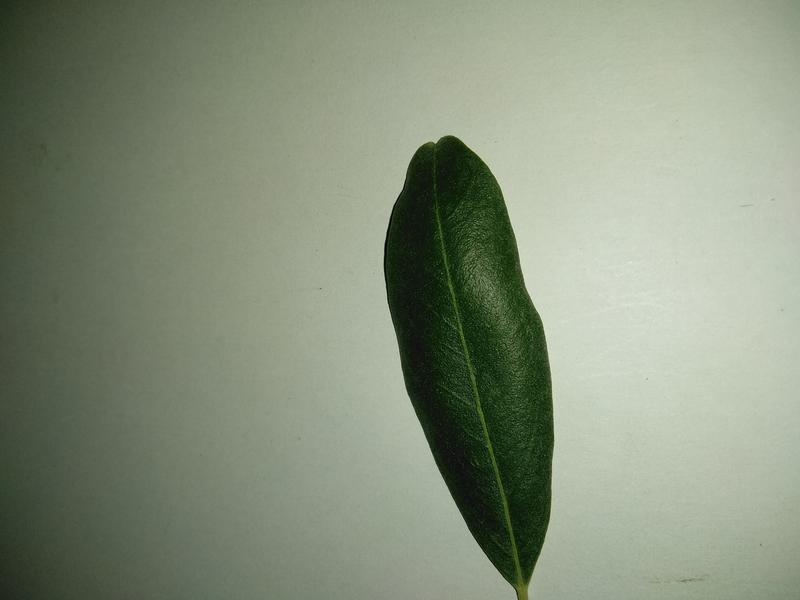
#> input picture dataset/healthy/A593.jpg, 800 x 600 px, found by its file name; its folder holds 4 pictures in this run
$ jupyter execute --allow-errors '4. EDA.ipynb'
#> lines starting #> are read from the running program, lines starting #| are printed output that depends on the picture; after the words box and inside, x2 and y2 are one past the last pixel; in counts of white or black regions, pixels touching at a corner belong together; pictures that were not available may be replaced by others from this repository, and a replacement may not be noted
<hr>

 *PART II: Data Analysis*

<a id='eda'></a>
# Exploratory Data Analysis

In this phase we will be exploring the image dataset in depth words words
In the Exploratory Data Analysis (EDA) phase of this project, a key focus is to examine the dataset in depth for any potential biases that could mistakenly be interpreted as distinguishing features by the machine learning models later on. This includes the orientation of the leaves as well as the color composition of the backround which makes up the majority of the pixels in any given image.

**Objectives:**

- Explore the dataset
- Analyze color composition
-

### Import Libraries

[cell 1]
## IMPORT LIBRARIES ##

import numpy as np #numpy for

import pandas as pd # pandas

from matplotlib import pyplot as plt # matplot library
import seaborn as sns

[cell 2]
## IMPORT LIBRARIES ##

import os
from matplotlib import image as mpimg
from random import randint
from PIL import Image
from skimage import io, img_as_float, img_as_ubyte
from skimage.io import imread, imshow
import cv2
from glob import glob
from sklearn.decomposition import PCA
import warnings
warnings.filterwarnings('ignore')

##########

### Load the Dataset

[cell 3]
## Load the image directories ##

dir = '/Users/raghadibrahim/Desktop/Olive-Tree-Disease-Detection/dataset' # paste your folder directory

# returns a list containing the names of the images in the `healthy` folder
training_healthy_data= os.listdir(dir + '/training/healthy') # training dataset
testing_healthy_data = os.listdir(dir + '/training/healthy') # testing dataset

# returns a list containing the names of the images in the `aculus olearius` folder
training_aculus_data= os.listdir(dir + '/training/aculus_olearius') # training dataset
testing_aculus_data = os.listdir(dir + '/training/aculus_olearius') # testing dataset

# returns a list containing the names of the images in the `peacock spot` folder
training_peacock_data= os.listdir(dir + '/training/peacock_spot') # training dataset
testing_peacock_data = os.listdir(dir + '/training/peacock_spot/') # testing dataset

#all_data = [healthy_data, aculus_olearius_data, peacock_disease_data]

### Setup Dictionaries

[cell 4]
training_dir = {
    'Healthy Leaves': os.path.join(dir, 'training/healthy'), # Path to the directory containing the Healthy Leaves dataset
    'Aculus Olearius Leaves': os.path.join(dir, 'training/aculus_olearius'), # Path to the directory containing images with Aculus Olearius Leaves
    'Peacock Spot Leaves': os.path.join(dir, 'training/peacock_spot') # Path to the directory containing images with Peacock Spot Leaves
}

testing_dir = {
    'Healthy Leaves': os.path.join(dir, 'testing/healthy'), # Path to the directory containing the Healthy Leaves dataset
    'Aculus Olearius Leaves': os.path.join(dir, 'testing/aculus_olearius'), # Path to the directory containing images with Aculus Olearius Leaves
    'Peacock Spot Leaves': os.path.join(dir, 'testing/peacock_spot') # Path to the directory containing images with Peacock Spot Leaves
}

training_data = {
    'Healthy Leaves': training_healthy_data, # Path to the directory containing the Healthy Leaves dataset
    'Aculus Olearius Leaves': training_aculus_data, # Path to the directory containing images with Aculus Olearius Leaves
    'Peacock Disease Leaves': training_peacock_data # Path to the directory containing images with Peacock Spot Leaves
}

testing_data = {
    'Healthy Leaves': testing_healthy_data, # Path to the directory containing the Healthy Leaves dataset
    'Aculus Olearius Leaves': testing_aculus_data, # Path to the directory containing images with Aculus Olearius Leaves
    'Peacock Disease Leaves': testing_peacock_data # Path to the directory containing images with Peacock Spot Leaves
}

##########

Now that the dataset has been successfully loaded from the corresponding directories, we can proceed with the preprocessing stage.
<br><br>

---

<a id='4.1'></a>
## Orientation

(fix the words words) A notable concern is the orientation of the olive leaves within the images, which can be mistakenly extracted as a feature by the predictive models later on. To eliminate any potential bias that could impact the model's ability to generalize, it is imperative to ensure that the dataset displayed a sufficient variation in leaf orientation.

To mitigate this risk, we must carefully inspect and ensure similar variation in the leaf orientation across the three classes. The method chosen to do this is by finding the slope of a leaf within an image, which involves a lengthy process summarized below:

> **Steps to Compute the Variation in Leaf Orientation**
>
>> **STEP 1:**
>> Flatten an image
>>
>> **STEP 2:** Apply KMeans to segment an image into two clusters: the leaf and the background
>>
>> **STEP 3:** Crop the image down to show just the leaf
>>
>> **STEP 4:** Find the slope
>>
>> **STEP 5:** Plot a line with the found slope on the same plot as the image
>>

First I will illustrate the process by doing it on a single image from the dataset and then I will apply the process on the entire dataset by iterating across the classes.

### On a sample

First, we will be using `mpimg.imread()` to read and display the image as well as its shape

#> (a cell that did not finish here is left out)

Let's display it before proceeding with the outlined process above:

[cell 6]
plt.figure() # Create a new figure for displaying the image
#> (the rest of this cell did not finish here and is left out)

**STEP 1: Flatten the image.**

Before running the K-Means mode, we must reshape the image from its current dimensions $600*800*3$ into a 2D array where each row represents a pixel and the colums represent the RGB channels. Since we have $600*800$ pixels, we expect to see $480000$ pixels as our row value and $3$ for our column value representing the three color channels.

#> (a cell that did not finish here is left out)

#> (a cell that did not finish here is left out)

#> (a cell that did not finish here is left out)

now we can run the KMeans model to segment the image.

**STEP 2: Segment the image into two clusters to identify each of the backround and the leaf respectively by running a K-Means Model.**

Now we can start the process of applying the K-Means clustering algorithm to an image for segmentation, aiming to differentiate between two primary features or segments within the image. This line trains the KMeans model using the RGB values of every pixel in the image. The model will then create two clusters to distinguish between the two primary colors/clusters in the image.
For this we will be using the `KMeans` library from `sklearn.cluster` which we will import below:

[cell 10]
## importing libraries ##

from sklearn.cluster import KMeans

[cell 11]
## Instantiate the K-MEANS Model ##

kmeans = KMeans(n_clusters=2, random_state=123) # 2 clusters to segment the image into leaf and background
#> (the rest of this cell did not finish here and is left out)

**STEP 3: Crop the image down to the leaf's indices.**

#> (a cell that did not finish here is left out)

#> (a cell that did not finish here is left out)

now lets compute the slope.

**STEP 4: Compute slope**

#> (a cell that did not finish here is left out)

**STEP 5: Plot a line with the found slope on the same plot as the image**

Now that we've managed to compute the slope of the leaf's orientation, we can use it to plot a line over the image to ensure that it does indeed match the leaf

#> (a cell that did not finish here is left out)

We can now proceed with building a function that we can use to iterate through the images and find the associated slope or orientation of the leaf.

### On the dataset

First we need to find the slopes for all the images in every class. To do this, we will define a slope function `get_slope( )` that takes in an image and outputs the slope:

#### Defining a function

[cell 16]
# Define the Function #
def get_slope(img):
    '''
    Takes in an RGB image array and returns the slope of the leaf's orientation in the image.

    Parameters:
    img (numpy.ndarray): The input image array in RGB format.

    Returns:
    float: The calculated slope of the leaf's orientation.
    '''

    # Flatten the image for KMeans
    flat_img = img.reshape(-1, 3)

    # Apply KMeans to segment the image
    kmeans = KMeans(n_clusters=2, random_state=123)
    kmeans.fit(flat_img)
    labels = kmeans.predict(flat_img)

    # Ensure the majority class is considered as the leaf
    if labels.sum() > (1-labels).sum():
        labels = 1 - labels

    # Reshape labels back to the original image shape
    label_img = labels.reshape(600,800)
    label_sum_row = label_img.sum(axis=1)
    label_sum_col = label_img.sum(axis=0)

    # Calculate first and last indices for rows and columns where the leaf is present
    first_row_index = np.argmax((label_sum_row) > 10)
    last_row_index = 600 - np.argmax(((label_sum_row) > 10)[::-1])
    first_col_index = np.argmax((label_sum_col) > 10)
    last_col_index = 800 - np.argmax(((label_sum_col) > 10)[::-1])

    # Calculate the slope
    slope = (last_row_index - first_row_index)/(last_col_index - first_col_index)

    return slope

Let's test it on a few images:

#> (a cell that did not finish here is left out)

#### Plot slope histograms

And now we can use this function to iterate over the images in the heathy directory and store all the slopes in a list that we can later plot in a histogram. NOTE THIS WILL TAKE OVER AN HOUR TO RUN. Wash the dishes in the meantime.

[cell 18]
## Find slope of leaf's orientaton for healthy leaves ##

# empty list
healthy_slopes = []

# for loop to iterate through images in healthy directory
for i in training_healthy_data:

    total = len(training_healthy_data) # total number of images is the length of the list of file names
    current = training_healthy_data.index(i) # the index of the current image the loop is on

    # progress bar
    print("On image ", current, ' from ', total, ' images.', end="\r", flush= True)

    # reading the image
    try:
        image = mpimg.imread(dir + '/training/healthy/' + i)
#> image is the input picture: shape (600, 800, 3); mean R, G, B 134.2, 144.1, 123.8
    except:
        continue


    slope = get_slope(image) # use the `get_slope` function to find teh slope
#> in get_slope, `label_img = labels.reshape(600,800)`:
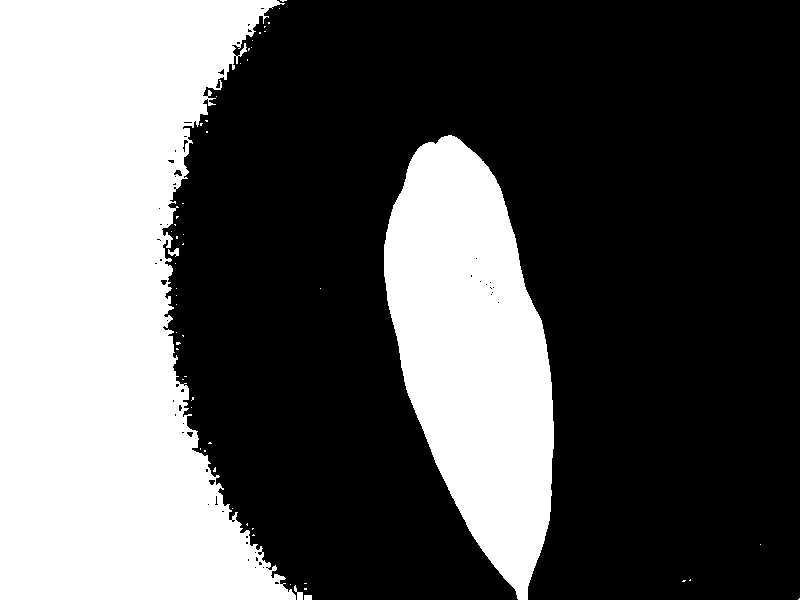
#> label_img: shape (600, 800) int32; values 0 (black) and 1 (white), 36.3% white; 55 white regions (50 under 20 px), largest, box (x1, y1, x2, y2) and area: (0, 0, 296, 600) 123400, (384, 135, 554, 600) 50277, (294, 585, 303, 600) 64, (168, 248, 179, 257) 57, (304, 595, 312, 600) 40
#> in get_slope, `label_sum_row = label_img.sum(axis=1)`: label_sum_row = 600 values, max 335 at index 388, min 185 at index 127, mean 290
#> in get_slope, `label_sum_col = label_img.sum(axis=0)`: label_sum_col = 800 values, max 600 at index 0, min 0 at index 303, mean 217.5
#> in get_slope, `first_row_index = np.argmax((label_sum_row) > 10)`: first_row_index = 0
#> in get_slope, `last_row_index = 600 - np.argmax(((label_sum_row) > 10)[::-1])`: last_row_index = 600
#> in get_slope, `first_col_index = np.argmax((label_sum_col) > 10)`: first_col_index = 0
#> in get_slope, `last_col_index = 800 - np.argmax(((label_sum_col) > 10)[::-1])`: last_col_index = 554
#> in get_slope, `slope = (last_row_index - first_row_index)/(last_col_index - first_col..`: slope = 1.08
#> slope = 1.08
    healthy_slopes.append(slope) # store slopes in a list
#> pass 2 of the loop `for i in training_healthy_data:`:
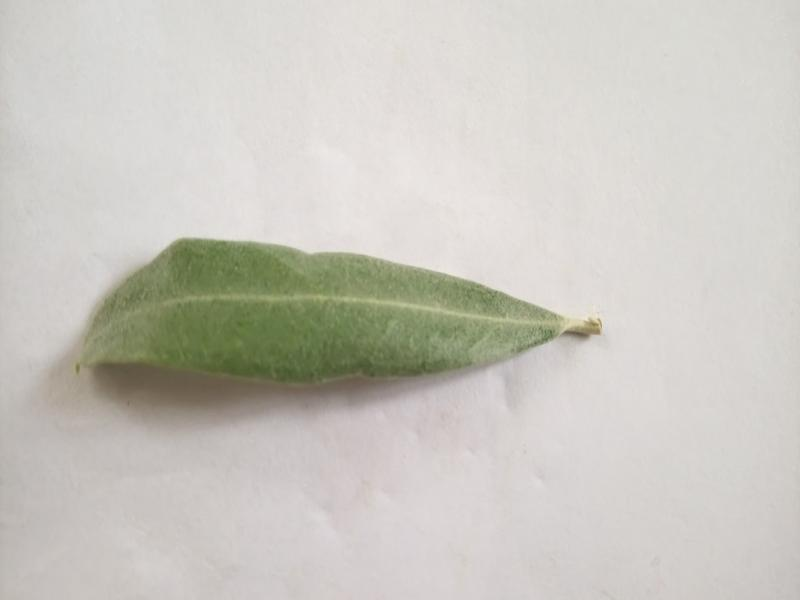
#> input picture dataset/healthy/A657.JPG, 800 x 600 px, found by its file name
#> image is the input picture: shape (600, 800, 3); mean R, G, B 202.2, 199.8, 192.4
#> in get_slope (call 2), `label_img = labels.reshape(600,800)`:
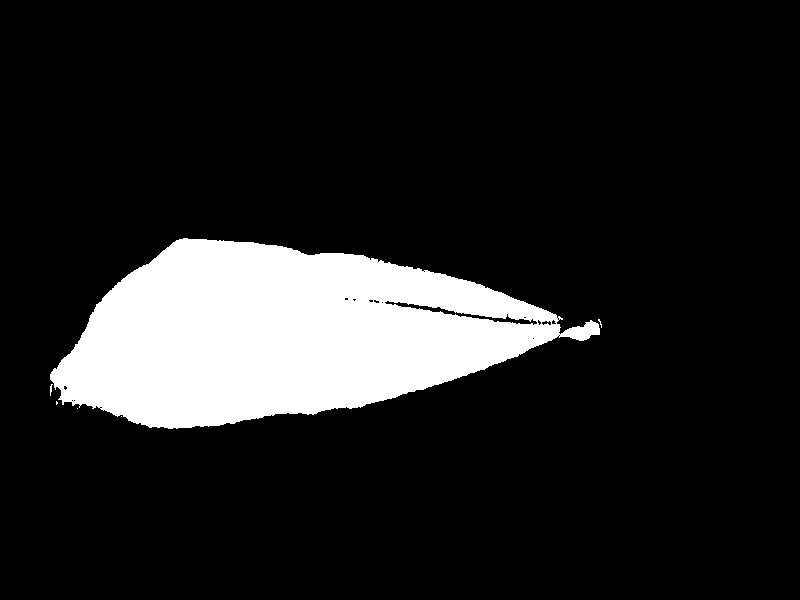
#> label_img: shape (600, 800) int32; values 0 (black) and 1 (white), 13.5% white; 6 white regions (5 under 20 px), largest, box (x1, y1, x2, y2) and area: (50, 238, 600, 429) 64666
#> label_sum_row = 600 values, max 518 at index 334, min 0 at index 0, mean 107.8
#> label_sum_col = 800 values, max 190 at index 183, min 0 at index 0, mean 80.88
#> first_row_index = 239
#> last_row_index = 428
#> first_col_index = 50
#> last_col_index = 599
#> in get_slope (call 2), `slope = (last_row_index - first_row_index)/(last_col_index - first_col..`: slope = 0.344
#> pass 3 of the loop `for i in training_healthy_data:`:
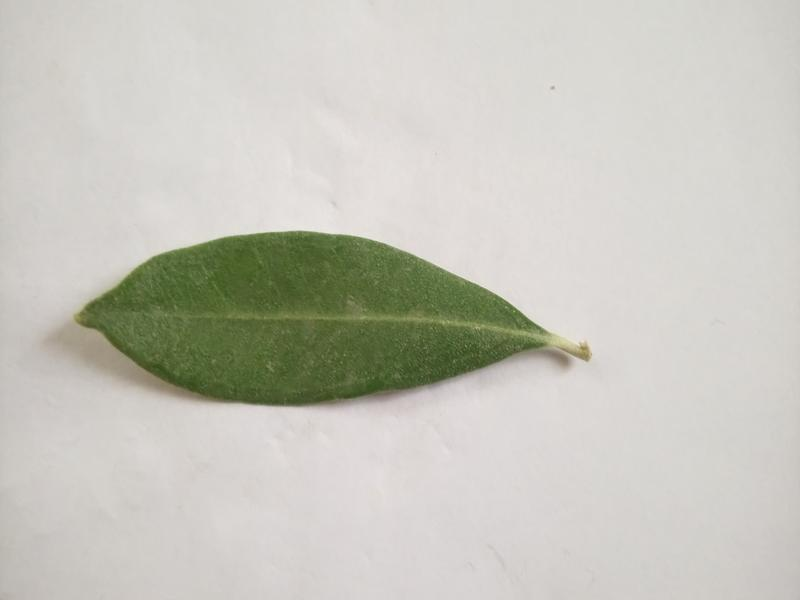
#> input picture dataset/healthy/A687.JPG, 800 x 600 px, found by its file name
#> image is the input picture: shape (600, 800, 3); mean R, G, B 199.1, 198.3, 189.3
#> in get_slope (call 3), `label_img = labels.reshape(600,800)`:
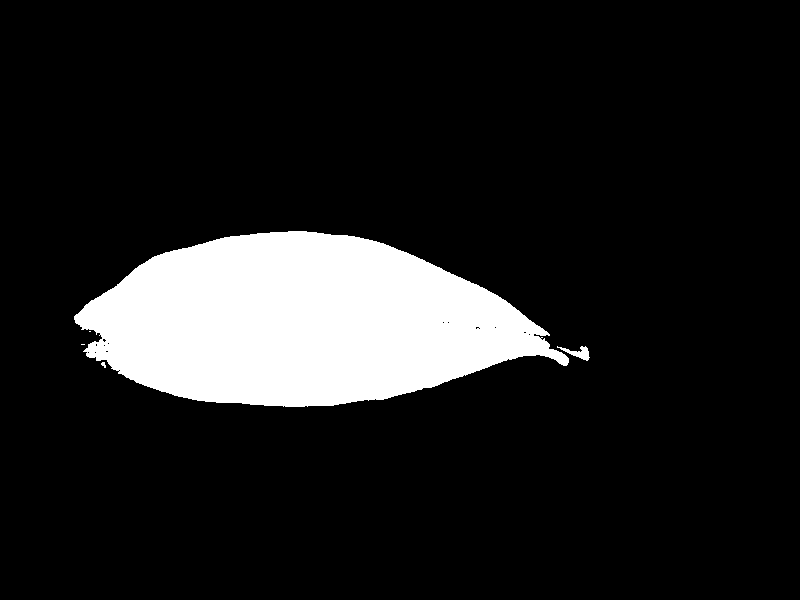
#> label_img: shape (600, 800) int32; values 0 (black) and 1 (white), 12.4% white; 5 white regions (3 under 20 px), largest, box (x1, y1, x2, y2) and area: (74, 231, 569, 407) 59326, (557, 346, 590, 361) 196
#> label_sum_row = 600 values, max 497 at index 353, min 0 at index 0, mean 99.25
#> label_sum_col = 800 values, max 176 at index 288, min 0 at index 0, mean 74.43
#> first_row_index = 231
#> last_row_index = 407
#> first_col_index = 78
#> last_col_index = 588
#> in get_slope (call 3), `slope = (last_row_index - first_row_index)/(last_col_index - first_col..`: slope = 0.345
#> the loop made 4 passes; the first 3 are shown

[cell 19]
## Find slope of leaf's orientaton for peacock spot infected leaves ##

# empty list
peacock_slopes = []
#> peacock_slopes = []

# for loop to iterate through images in peacock directory
for i in training_peacock_data:

    total = len(training_peacock_data) # total number of images is the length of the list of file names
    current = training_peacock_data.index(i) # the index of the current image the loop is on

    # progress bar
    print("On image ", current, ' from ', total, ' images.', end="\r", flush= True)

    # reading the image
    try:
        image = mpimg.imread(dir + '/training/peacock_spot/' + i)
    except:
        continue


    slope = get_slope(image) # use the `get_slope` function to find teh slope
#> slope = 1.08
    peacock_slopes.append(slope) # store slopes in a list

[cell 20]
## Find slope of leaf's orientaton for aculus olearius infected leaves ##

# empty list
aculus_olearius_slopes = []

# for loop to iterate through images in aculus_olearius directory
for i in training_aculus_data:

    total = len(training_aculus_data) # total number of images is the length of the list of file names
    current = training_aculus_data.index(i) # the index of the current image the loop is on

    # progress bar
    print("On image ", current, ' from ', total, ' images.', end="\r", flush= True)

    # reading the image
    try:
        image = mpimg.imread(dir + '/training/aculus_olearius/' + i)
    except:
        continue


    slope = get_slope(image) # use the `get_slope` function to find teh slope
    aculus_olearius_slopes.append(slope) # store slopes in a list

[cell 21]
# Dictionary to hold the slope data and corresponding titles
slope_data = {
    'Healthy Leaf Slopes': healthy_slopes,
    'Slopes of Leaves Infected with Aculus Olearius Disease': aculus_olearius_slopes,
    'Slopes of Leaves Infected with Peacock Spot Disease': peacock_slopes
}

# Iterate over the dictionary to generate histograms for each set of slopes
for title, slopes in slope_data.items():
    plt.figure(figsize=(6, 3))  # Set the figure size
    plt.hist(slopes, bins=30, color='green', edgecolor='black')  # Generate the histogram
    plt.title(title)  # Set the title for each histogram
    plt.xlabel('Slope')  # Label for the x-axis
    plt.ylabel('Frequency')  # Label for the y-axis
    plt.tight_layout()  # Adjust the layout
    plt.show()  # Display the plot
#> this loop made 3 passes
#> pass 1, `plt.show()`:
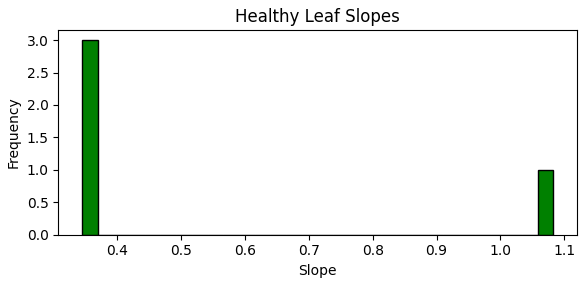
#> figure drawn by matplotlib, 1 panel; tallest bar 3 high, from x = 0.344 to 0.369
#> pass 2, `plt.show()`:
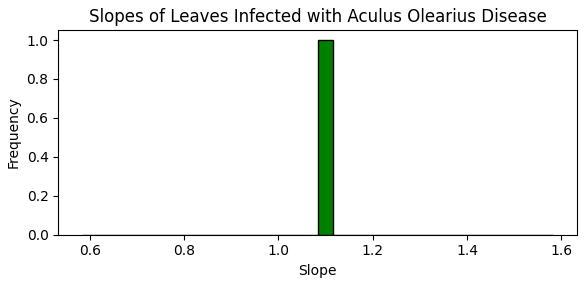
#> figure drawn by matplotlib, 1 panel; tallest bar 1 high, from x = 1.08 to 1.12
